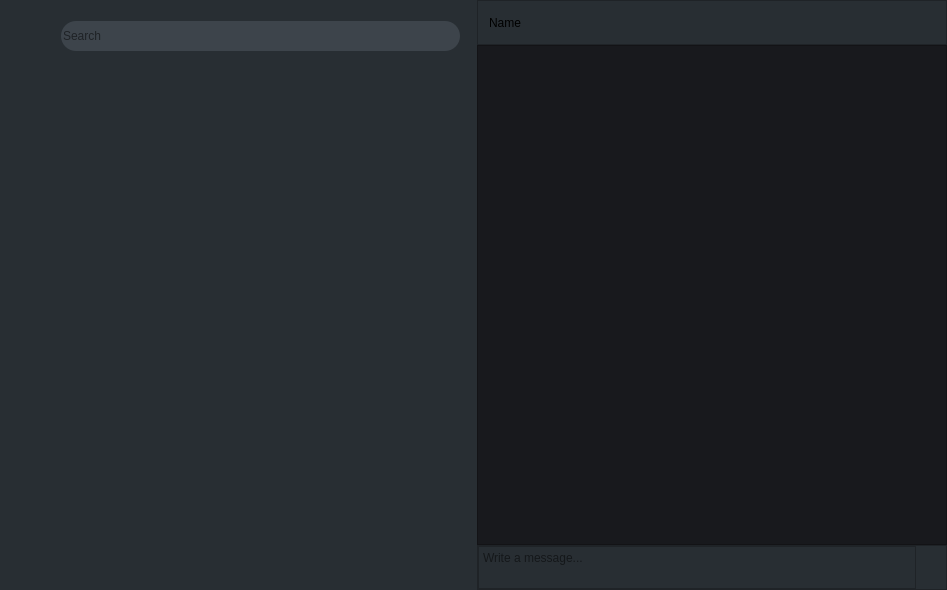
<?xml version="1.0" encoding="UTF-8"?>
<ui version="4.0">
 <class>ChatPage</class>
 <widget class="QWidget" name="ChatPage">
  <property name="geometry">
   <rect>
    <x>0</x>
    <y>0</y>
    <width>947</width>
    <height>590</height>
   </rect>
  </property>
  <property name="windowTitle">
   <string>ChatWindow</string>
  </property>
  <property name="styleSheet">
   <string notr="true">background-color: rgb(40, 46, 51);</string>
  </property>
  <layout class="QHBoxLayout" name="horizontalLayout">
   <property name="spacing">
    <number>0</number>
   </property>
   <property name="leftMargin">
    <number>0</number>
   </property>
   <property name="topMargin">
    <number>0</number>
   </property>
   <property name="rightMargin">
    <number>0</number>
   </property>
   <property name="bottomMargin">
    <number>0</number>
   </property>
   <item>
    <widget class="QSplitter" name="splitter">
     <property name="cursor">
      <cursorShape>ArrowCursor</cursorShape>
     </property>
     <property name="orientation">
      <enum>Qt::Orientation::Horizontal</enum>
     </property>
     <property name="opaqueResize">
      <bool>true</bool>
     </property>
     <property name="handleWidth">
      <number>1</number>
     </property>
     <property name="childrenCollapsible">
      <bool>true</bool>
     </property>
     <widget class="QWidget" name="layoutWidget">
      <layout class="QVBoxLayout" name="leftLayout">
       <property name="spacing">
        <number>0</number>
       </property>
       <item>
        <spacer name="verticalSpacer_2">
         <property name="orientation">
          <enum>Qt::Orientation::Vertical</enum>
         </property>
         <property name="sizeType">
          <enum>QSizePolicy::Policy::Fixed</enum>
         </property>
         <property name="sizeHint" stdset="0">
          <size>
           <width>20</width>
           <height>10</height>
          </size>
         </property>
        </spacer>
       </item>
       <item>
        <layout class="QHBoxLayout" name="menuAndSearchLayout">
         <property name="spacing">
          <number>0</number>
         </property>
         <property name="rightMargin">
          <number>5</number>
         </property>
         <item>
          <spacer name="horizontalSpacer_4">
           <property name="orientation">
            <enum>Qt::Orientation::Horizontal</enum>
           </property>
           <property name="sizeType">
            <enum>QSizePolicy::Policy::Fixed</enum>
           </property>
           <property name="sizeHint" stdset="0">
            <size>
             <width>10</width>
             <height>20</height>
            </size>
           </property>
          </spacer>
         </item>
         <item>
          <widget class="QPushButton" name="menuButton">
           <property name="minimumSize">
            <size>
             <width>30</width>
             <height>30</height>
            </size>
           </property>
           <property name="maximumSize">
            <size>
             <width>30</width>
             <height>30</height>
            </size>
           </property>
           <property name="styleSheet">
            <string notr="true">QPushButton {
	border-radius: 15px;
}

QPushButton:pressed {
	background-color: #666;
}
</string>
           </property>
           <property name="text">
            <string/>
           </property>
           <property name="icon">
            <iconset resource="../../../resources/qrc/images.qrc">
             <normaloff>:/images/settings.png</normaloff>:/images/settings.png</iconset>
           </property>
           <property name="iconSize">
            <size>
             <width>20</width>
             <height>20</height>
            </size>
           </property>
          </widget>
         </item>
         <item>
          <spacer name="horizontalSpacer_8">
           <property name="orientation">
            <enum>Qt::Orientation::Horizontal</enum>
           </property>
           <property name="sizeType">
            <enum>QSizePolicy::Policy::Fixed</enum>
           </property>
           <property name="sizeHint" stdset="0">
            <size>
             <width>10</width>
             <height>20</height>
            </size>
           </property>
          </spacer>
         </item>
         <item>
          <widget class="QLineEdit" name="searchInput">
           <property name="minimumSize">
            <size>
             <width>0</width>
             <height>30</height>
            </size>
           </property>
           <property name="maximumSize">
            <size>
             <width>16777215</width>
             <height>30</height>
            </size>
           </property>
           <property name="styleSheet">
            <string notr="true">
                                                    border-radius: 15px;
                                                    background-color: rgb(61, 68, 75);
                                                </string>
           </property>
           <property name="alignment">
            <set>Qt::AlignmentFlag::AlignLeading|Qt::AlignmentFlag::AlignLeft|Qt::AlignmentFlag::AlignVCenter</set>
           </property>
           <property name="dragEnabled">
            <bool>false</bool>
           </property>
           <property name="readOnly">
            <bool>false</bool>
           </property>
           <property name="placeholderText">
            <string>Search</string>
           </property>
           <property name="cursorMoveStyle">
            <enum>Qt::CursorMoveStyle::LogicalMoveStyle</enum>
           </property>
           <property name="clearButtonEnabled">
            <bool>false</bool>
           </property>
          </widget>
         </item>
        </layout>
       </item>
       <item>
        <spacer name="verticalSpacer">
         <property name="orientation">
          <enum>Qt::Orientation::Vertical</enum>
         </property>
         <property name="sizeType">
          <enum>QSizePolicy::Policy::Fixed</enum>
         </property>
         <property name="sizeHint" stdset="0">
          <size>
           <width>20</width>
           <height>10</height>
          </size>
         </property>
        </spacer>
       </item>
       <item>
        <widget class="QListView" name="availableChatsList">
         <property name="minimumSize">
          <size>
           <width>270</width>
           <height>0</height>
          </size>
         </property>
         <property name="styleSheet">
          <string notr="true">border: none;</string>
         </property>
        </widget>
       </item>
      </layout>
     </widget>
     <widget class="QStackedWidget" name="rightStack">
      <property name="minimumSize">
       <size>
        <width>250</width>
        <height>0</height>
       </size>
      </property>
      <property name="maximumSize">
       <size>
        <width>16777215</width>
        <height>16777215</height>
       </size>
      </property>
      <property name="styleSheet">
       <string notr="true">
                                background-color: rgb(24, 25, 29);
                            </string>
      </property>
      <property name="currentIndex">
       <number>1</number>
      </property>
      <widget class="QWidget" name="emptyPage">
       <layout class="QVBoxLayout" name="verticalLayout_5">
        <item alignment="Qt::AlignmentFlag::AlignHCenter|Qt::AlignmentFlag::AlignVCenter">
         <widget class="QLabel" name="selectChatLabel">
          <property name="font">
           <font>
            <pointsize>-1</pointsize>
            <italic>false</italic>
            <bold>true</bold>
           </font>
          </property>
          <property name="styleSheet">
           <string notr="true">
                                                background-color: #2b2b2b;
                                                padding: 5px 5px;
                                                border-radius: 10px;
                                                text-align: center;
                                                font-size: 12px



                                            </string>
          </property>
          <property name="text">
           <string>Select a chat to start messaging</string>
          </property>
         </widget>
        </item>
       </layout>
      </widget>
      <widget class="QWidget" name="chatPage">
       <layout class="QVBoxLayout" name="verticalLayout_3">
        <property name="spacing">
         <number>0</number>
        </property>
        <property name="leftMargin">
         <number>0</number>
        </property>
        <property name="topMargin">
         <number>0</number>
        </property>
        <property name="rightMargin">
         <number>0</number>
        </property>
        <property name="bottomMargin">
         <number>0</number>
        </property>
        <item>
         <widget class="QFrame" name="topFrame">
          <property name="minimumSize">
           <size>
            <width>0</width>
            <height>45</height>
           </size>
          </property>
          <property name="maximumSize">
           <size>
            <width>16777215</width>
            <height>45</height>
           </size>
          </property>
          <property name="styleSheet">
           <string notr="true">
                                                background-color: rgb(40, 46, 51);
                                            </string>
          </property>
          <property name="frameShape">
           <enum>QFrame::Shape::StyledPanel</enum>
          </property>
          <property name="frameShadow">
           <enum>QFrame::Shadow::Raised</enum>
          </property>
          <layout class="QHBoxLayout" name="horizontalLayout_2">
           <item>
            <widget class="QLabel" name="receiverName">
             <property name="text">
              <string>Name</string>
             </property>
            </widget>
           </item>
          </layout>
         </widget>
        </item>
        <item>
         <widget class="QScrollArea" name="chatScrollArea">
          <property name="minimumSize">
           <size>
            <width>270</width>
            <height>0</height>
           </size>
          </property>
          <property name="styleSheet">
           <string notr="true"/>
          </property>
          <property name="widgetResizable">
           <bool>true</bool>
          </property>
          <widget class="QWidget" name="chatScrollAreaContent">
           <property name="geometry">
            <rect>
             <x>0</x>
             <y>0</y>
             <width>485</width>
             <height>498</height>
            </rect>
           </property>
          </widget>
         </widget>
        </item>
        <item>
         <widget class="QFrame" name="bottomFrame">
          <property name="minimumSize">
           <size>
            <width>0</width>
            <height>45</height>
           </size>
          </property>
          <property name="maximumSize">
           <size>
            <width>16777215</width>
            <height>45</height>
           </size>
          </property>
          <property name="styleSheet">
           <string notr="true">
                                                background-color: rgb(40, 46, 51);
                                            </string>
          </property>
          <property name="frameShape">
           <enum>QFrame::Shape::StyledPanel</enum>
          </property>
          <property name="frameShadow">
           <enum>QFrame::Shadow::Raised</enum>
          </property>
          <layout class="QHBoxLayout" name="horizontalLayout_3">
           <property name="spacing">
            <number>0</number>
           </property>
           <property name="leftMargin">
            <number>0</number>
           </property>
           <property name="topMargin">
            <number>0</number>
           </property>
           <property name="rightMargin">
            <number>0</number>
           </property>
           <property name="bottomMargin">
            <number>0</number>
           </property>
           <item>
            <widget class="QTextEdit" name="messageInput">
             <property name="placeholderText">
              <string>Write a message...</string>
             </property>
            </widget>
           </item>
           <item>
            <widget class="QPushButton" name="sendButton">
             <property name="minimumSize">
              <size>
               <width>30</width>
               <height>30</height>
              </size>
             </property>
             <property name="maximumSize">
              <size>
               <width>30</width>
               <height>30</height>
              </size>
             </property>
             <property name="styleSheet">
              <string notr="true">
                                                            QPushButton {
                                                            border-radius: 15px;
                                                            }

                                                            QPushButton:pressed {
                                                            background-color: #666;
                                                            }
                                                        </string>
             </property>
             <property name="text">
              <string/>
             </property>
             <property name="icon">
              <iconset resource="../../../resources/qrc/images.qrc">
               <normaloff>:/images/settings.png</normaloff>:/images/settings.png</iconset>
             </property>
             <property name="iconSize">
              <size>
               <width>20</width>
               <height>20</height>
              </size>
             </property>
            </widget>
           </item>
          </layout>
         </widget>
        </item>
       </layout>
      </widget>
     </widget>
    </widget>
   </item>
  </layout>
 </widget>
 <layoutdefault spacing="6" margin="11"/>
 <tabstops>
  <tabstop>searchInput</tabstop>
  <tabstop>menuButton</tabstop>
  <tabstop>availableChatsList</tabstop>
  <tabstop>chatScrollArea</tabstop>
  <tabstop>messageInput</tabstop>
  <tabstop>sendButton</tabstop>
 </tabstops>
 <resources>
  <include location="../../../resources/qrc/images.qrc"/>
 </resources>
 <connections/>
</ui>
